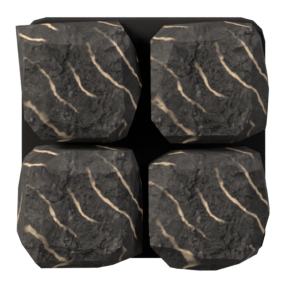
#> input picture godot/assets/board/zones/hewn/find_2x2_0.png, 287 x 287 px; its folder holds only this picture in this run
$ python zone_icons.py
#> lines starting #> are read from the running program, lines starting #| are printed output that depends on the picture
"""Small square icons of the big blocks (find, geode) for the interface: goals, the level window, Look.

The board's block sprites (zone_kit.py, 287 px and up, not a power of two, with mipmaps) came out as plain white
squares when drawn small in the interface on iPhone, though the board drew them fine. The icons are drawn from
these instead: 128x128, the block centred on a transparent square, no mipmaps (the import default).

    py prototype/tools/zone_icons.py            -> godot/assets/board/zones/<look>/icon/<kind>_<w>x<h>.png
"""
import glob
import os

from PIL import Image

ROOT = os.path.join(os.path.dirname(__file__), "..", "..", "godot", "assets", "board", "zones")
PX = 128

for look in ("hewn", "pillow"):
    out = os.path.join(ROOT, look, "icon")
    os.makedirs(out, exist_ok=True)
    for f in sorted(glob.glob(os.path.join(ROOT, look, "find_*_0.png")) + [os.path.join(ROOT, look, "geode_2x2_0.png")]):
        im = Image.open(f).convert("RGBA")
#> im is the input picture: PIL image 287x287 RGBA; mean R, G, B, A 49.6, 46.8, 43.8, 187.4
        im = im.crop(im.getbbox())
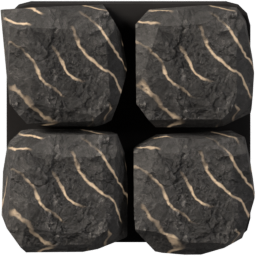
#> im: PIL image 256x256 RGBA; mean R, G, B, A 62.2, 58.7, 54.9, 235.5; transparent parts drawn white
        k = PX / max(im.size)
#> k = 0.5
        im = im.resize((max(1, round(im.width * k)), max(1, round(im.height * k))), Image.LANCZOS)
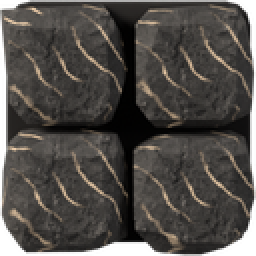
#> im: PIL image 128x128 RGBA (shown 2 times larger); mean R, G, B, A 62.9, 59.3, 55.5, 235.5; transparent parts drawn white
        sq = Image.new("RGBA", (PX, PX), (0, 0, 0, 0))
#> sq: PIL image 128x128 RGBA; every value is 0
        sq.paste(im, ((PX - im.width) // 2, (PX - im.height) // 2), im)
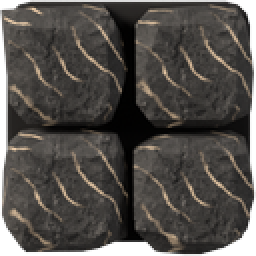
#> sq: PIL image 128x128 RGBA (shown 2 times larger); mean R, G, B, A 61.4, 57.9, 54.2, 233.9; transparent parts drawn white
        name = os.path.basename(f)[: -len("_0.png")] + ".png"
        sq.save(os.path.join(out, name))
        print(look, name)
#> pass 2 of the loop `for look in ("hewn", "pillow"):`:
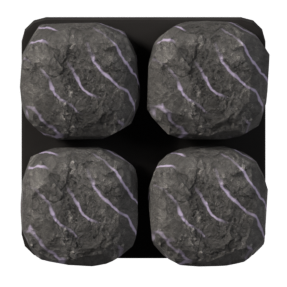
#> input picture godot/assets/board/zones/pillow/geode_2x2_0.png, 287 x 287 px
#> im is the input picture: PIL image 287x287 RGBA; mean R, G, B, A 49.7, 47.7, 47.1, 183.4
#> `im = im.resize((max(1, round(im.width * k)), max(1, round(im.height * ..`:
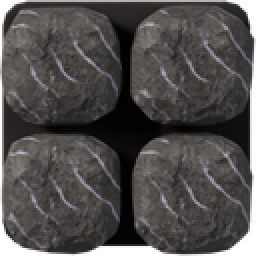
#> im: PIL image 128x128 RGBA (shown 2 times larger); mean R, G, B, A 64.6, 62.1, 61.2, 237.9; transparent parts drawn white
#> `sq.paste(im, ((PX - im.width) // 2, (PX - im.height) // 2), im)`:
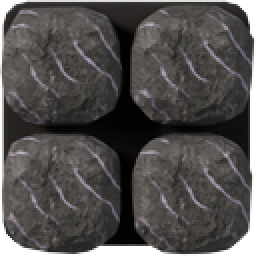
#> sq: PIL image 128x128 RGBA (shown 2 times larger); mean R, G, B, A 63.5, 60.9, 60.1, 236.3; transparent parts drawn white
